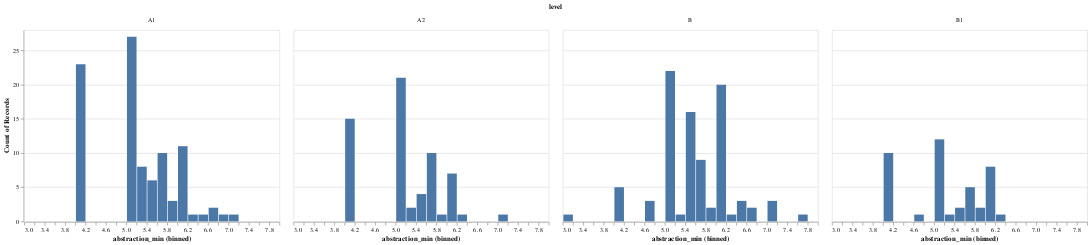

Notebook code for this chart:
### Markdown cell above
##### Show the distribution by level

### Code cell
level_da_df = pd.DataFrame(level_degree_abstraction)
alt.Chart(level_da_df).mark_bar().encode(x = alt.X('abstraction_min', bin = alt.Bin(maxbins = 30)), y = 'count()').facet('level')

### Figure 1 — Vega-Lite specification as saved in the notebook (floating-point values rounded to 4 significant figures; data arrays with more than 128 entries replaced by an {"elided": "..."} marker saying what was removed)
{"$schema": "https://vega.github.io/schema/vega-lite/v4.8.1.json", "config": {"view": {"continuousHeight": 300, "continuousWidth": 400}}, "data": {"name": "data-a86563a39a158ef8e718ec6d74f65fc9"}, "datasets": {"data-a86563a39a158ef8e718ec6d74f65fc9": {"elided": "287 records"}}, "facet": {"field": "level", "type": "nominal"}, "spec": {"encoding": {"x": {"bin": {"maxbins": 30}, "field": "abstraction_min", "type": "quantitative"}, "y": {"aggregate": "count", "type": "quantitative"}}, "mark": "bar"}}
